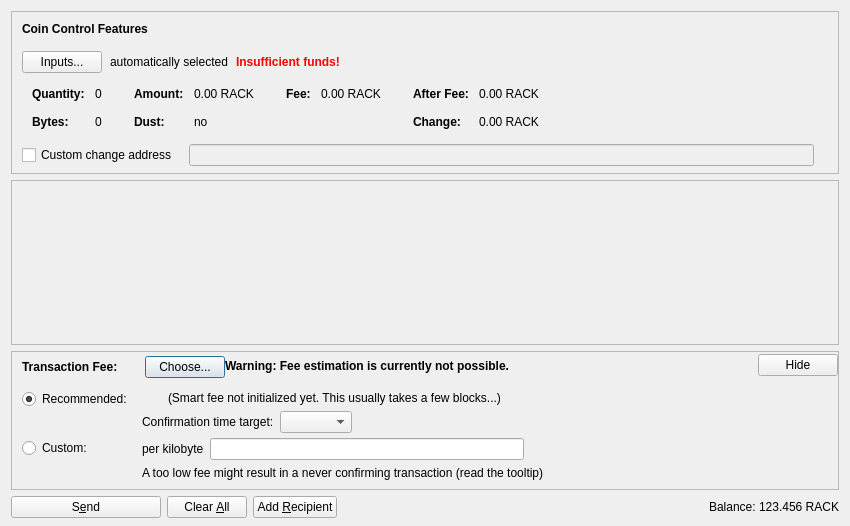
<?xml version="1.0" encoding="UTF-8"?>
<ui version="4.0">
 <class>SendCoinsDialog</class>
 <widget class="QDialog" name="SendCoinsDialog">
  <property name="geometry">
   <rect>
    <x>0</x>
    <y>0</y>
    <width>850</width>
    <height>526</height>
   </rect>
  </property>
  <property name="windowTitle">
   <string>Send Coins</string>
  </property>
  <layout class="QVBoxLayout" name="verticalLayout" stretch="0,1,0,0">
   <property name="bottomMargin">
    <number>8</number>
   </property>
   <item>
    <widget class="QFrame" name="frameCoinControl">
     <property name="sizePolicy">
      <sizepolicy hsizetype="Expanding" vsizetype="Expanding">
       <horstretch>0</horstretch>
       <verstretch>0</verstretch>
      </sizepolicy>
     </property>
     <property name="maximumSize">
      <size>
       <width>16777215</width>
       <height>16777215</height>
      </size>
     </property>
     <property name="frameShape">
      <enum>QFrame::StyledPanel</enum>
     </property>
     <property name="frameShadow">
      <enum>QFrame::Sunken</enum>
     </property>
     <layout class="QVBoxLayout" name="verticalLayoutCoinControl2">
      <property name="spacing">
       <number>0</number>
      </property>
      <property name="leftMargin">
       <number>0</number>
      </property>
      <property name="topMargin">
       <number>0</number>
      </property>
      <property name="rightMargin">
       <number>0</number>
      </property>
      <property name="bottomMargin">
       <number>6</number>
      </property>
      <item>
       <layout class="QVBoxLayout" name="verticalLayoutCoinControl" stretch="0,0,0,0,1">
        <property name="spacing">
         <number>0</number>
        </property>
        <property name="leftMargin">
         <number>10</number>
        </property>
        <property name="topMargin">
         <number>10</number>
        </property>
        <item>
         <layout class="QHBoxLayout" name="horizontalLayoutCoinControl1">
          <property name="bottomMargin">
           <number>15</number>
          </property>
          <item>
           <widget class="QLabel" name="labelCoinControlFeatures">
            <property name="sizePolicy">
             <sizepolicy hsizetype="Preferred" vsizetype="Maximum">
              <horstretch>0</horstretch>
              <verstretch>0</verstretch>
             </sizepolicy>
            </property>
            <property name="font">
             <font>
              <weight>75</weight>
              <bold>true</bold>
             </font>
            </property>
            <property name="styleSheet">
             <string notr="true">font-weight:bold;</string>
            </property>
            <property name="text">
             <string>Coin Control Features</string>
            </property>
           </widget>
          </item>
         </layout>
        </item>
        <item>
         <layout class="QHBoxLayout" name="horizontalLayoutCoinControl2" stretch="0,0,0,0">
          <property name="spacing">
           <number>8</number>
          </property>
          <property name="bottomMargin">
           <number>10</number>
          </property>
          <item>
           <widget class="QPushButton" name="pushButtonCoinControl">
            <property name="styleSheet">
             <string notr="true"/>
            </property>
            <property name="text">
             <string>Inputs...</string>
            </property>
            <property name="autoDefault">
             <bool>false</bool>
            </property>
           </widget>
          </item>
          <item>
           <widget class="QLabel" name="labelCoinControlAutomaticallySelected">
            <property name="text">
             <string>automatically selected</string>
            </property>
            <property name="margin">
             <number>5</number>
            </property>
           </widget>
          </item>
          <item>
           <widget class="QLabel" name="labelCoinControlInsuffFunds">
            <property name="font">
             <font>
              <weight>75</weight>
              <bold>true</bold>
             </font>
            </property>
            <property name="styleSheet">
             <string notr="true">color:red;font-weight:bold;</string>
            </property>
            <property name="text">
             <string>Insufficient funds!</string>
            </property>
            <property name="margin">
             <number>5</number>
            </property>
           </widget>
          </item>
          <item>
           <spacer name="horizontalSpacerCoinControl">
            <property name="orientation">
             <enum>Qt::Horizontal</enum>
            </property>
            <property name="sizeHint" stdset="0">
             <size>
              <width>40</width>
              <height>1</height>
             </size>
            </property>
           </spacer>
          </item>
         </layout>
        </item>
        <item>
         <widget class="QWidget" name="widgetCoinControl" native="true">
          <property name="sizePolicy">
           <sizepolicy hsizetype="Preferred" vsizetype="Preferred">
            <horstretch>0</horstretch>
            <verstretch>0</verstretch>
           </sizepolicy>
          </property>
          <property name="minimumSize">
           <size>
            <width>0</width>
            <height>0</height>
           </size>
          </property>
          <property name="styleSheet">
           <string notr="true"/>
          </property>
          <layout class="QHBoxLayout" name="horizontalLayoutCoinControl5">
           <property name="leftMargin">
            <number>0</number>
           </property>
           <property name="topMargin">
            <number>0</number>
           </property>
           <property name="rightMargin">
            <number>0</number>
           </property>
           <property name="bottomMargin">
            <number>0</number>
           </property>
           <item>
            <layout class="QHBoxLayout" name="horizontalLayoutCoinControl3" stretch="0,0,0,1">
             <property name="spacing">
              <number>20</number>
             </property>
             <property name="topMargin">
              <number>0</number>
             </property>
             <property name="bottomMargin">
              <number>10</number>
             </property>
             <item>
              <layout class="QFormLayout" name="formLayoutCoinControl1">
               <property name="horizontalSpacing">
                <number>10</number>
               </property>
               <property name="verticalSpacing">
                <number>14</number>
               </property>
               <property name="leftMargin">
                <number>10</number>
               </property>
               <property name="topMargin">
                <number>4</number>
               </property>
               <property name="rightMargin">
                <number>6</number>
               </property>
               <item row="0" column="0">
                <widget class="QLabel" name="labelCoinControlQuantityText">
                 <property name="font">
                  <font>
                   <weight>75</weight>
                   <bold>true</bold>
                  </font>
                 </property>
                 <property name="text">
                  <string>Quantity:</string>
                 </property>
                 <property name="margin">
                  <number>0</number>
                 </property>
                </widget>
               </item>
               <item row="0" column="1">
                <widget class="QLabel" name="labelCoinControlQuantity">
                 <property name="cursor">
                  <cursorShape>IBeamCursor</cursorShape>
                 </property>
                 <property name="contextMenuPolicy">
                  <enum>Qt::ActionsContextMenu</enum>
                 </property>
                 <property name="text">
                  <string notr="true">0</string>
                 </property>
                 <property name="margin">
                  <number>0</number>
                 </property>
                 <property name="textInteractionFlags">
                  <set>Qt::LinksAccessibleByMouse|Qt::TextSelectableByKeyboard|Qt::TextSelectableByMouse</set>
                 </property>
                </widget>
               </item>
               <item row="1" column="0">
                <widget class="QLabel" name="labelCoinControlBytesText">
                 <property name="font">
                  <font>
                   <weight>75</weight>
                   <bold>true</bold>
                  </font>
                 </property>
                 <property name="text">
                  <string>Bytes:</string>
                 </property>
                </widget>
               </item>
               <item row="1" column="1">
                <widget class="QLabel" name="labelCoinControlBytes">
                 <property name="cursor">
                  <cursorShape>IBeamCursor</cursorShape>
                 </property>
                 <property name="contextMenuPolicy">
                  <enum>Qt::ActionsContextMenu</enum>
                 </property>
                 <property name="text">
                  <string notr="true">0</string>
                 </property>
                 <property name="textInteractionFlags">
                  <set>Qt::LinksAccessibleByMouse|Qt::TextSelectableByKeyboard|Qt::TextSelectableByMouse</set>
                 </property>
                </widget>
               </item>
              </layout>
             </item>
             <item>
              <layout class="QFormLayout" name="formLayoutCoinControl2">
               <property name="horizontalSpacing">
                <number>10</number>
               </property>
               <property name="verticalSpacing">
                <number>14</number>
               </property>
               <property name="leftMargin">
                <number>6</number>
               </property>
               <property name="topMargin">
                <number>4</number>
               </property>
               <property name="rightMargin">
                <number>6</number>
               </property>
               <item row="0" column="0">
                <widget class="QLabel" name="labelCoinControlAmountText">
                 <property name="font">
                  <font>
                   <weight>75</weight>
                   <bold>true</bold>
                  </font>
                 </property>
                 <property name="text">
                  <string>Amount:</string>
                 </property>
                 <property name="margin">
                  <number>0</number>
                 </property>
                </widget>
               </item>
               <item row="0" column="1">
                <widget class="QLabel" name="labelCoinControlAmount">
                 <property name="cursor">
                  <cursorShape>IBeamCursor</cursorShape>
                 </property>
                 <property name="contextMenuPolicy">
                  <enum>Qt::ActionsContextMenu</enum>
                 </property>
                 <property name="text">
                  <string notr="true">0.00 RACK</string>
                 </property>
                 <property name="textInteractionFlags">
                  <set>Qt::LinksAccessibleByMouse|Qt::TextSelectableByKeyboard|Qt::TextSelectableByMouse</set>
                 </property>
                </widget>
               </item>
               <item row="1" column="0">
                <widget class="QLabel" name="labelCoinControlLowOutputText">
                 <property name="font">
                  <font>
                   <weight>75</weight>
                   <bold>true</bold>
                  </font>
                 </property>
                 <property name="text">
                  <string>Dust:</string>
                 </property>
                </widget>
               </item>
               <item row="1" column="1">
                <widget class="QLabel" name="labelCoinControlLowOutput">
                 <property name="cursor">
                  <cursorShape>IBeamCursor</cursorShape>
                 </property>
                 <property name="contextMenuPolicy">
                  <enum>Qt::ActionsContextMenu</enum>
                 </property>
                 <property name="text">
                  <string notr="true">no</string>
                 </property>
                 <property name="textInteractionFlags">
                  <set>Qt::LinksAccessibleByMouse|Qt::TextSelectableByKeyboard|Qt::TextSelectableByMouse</set>
                 </property>
                </widget>
               </item>
              </layout>
             </item>
             <item>
              <layout class="QFormLayout" name="formLayoutCoinControl3">
               <property name="horizontalSpacing">
                <number>10</number>
               </property>
               <property name="verticalSpacing">
                <number>14</number>
               </property>
               <property name="leftMargin">
                <number>6</number>
               </property>
               <property name="topMargin">
                <number>4</number>
               </property>
               <property name="rightMargin">
                <number>6</number>
               </property>
               <item row="0" column="0">
                <widget class="QLabel" name="labelCoinControlFeeText">
                 <property name="font">
                  <font>
                   <weight>75</weight>
                   <bold>true</bold>
                  </font>
                 </property>
                 <property name="text">
                  <string>Fee:</string>
                 </property>
                 <property name="margin">
                  <number>0</number>
                 </property>
                </widget>
               </item>
               <item row="0" column="1">
                <widget class="QLabel" name="labelCoinControlFee">
                 <property name="cursor">
                  <cursorShape>IBeamCursor</cursorShape>
                 </property>
                 <property name="contextMenuPolicy">
                  <enum>Qt::ActionsContextMenu</enum>
                 </property>
                 <property name="text">
                  <string notr="true">0.00 RACK</string>
                 </property>
                 <property name="textInteractionFlags">
                  <set>Qt::LinksAccessibleByMouse|Qt::TextSelectableByKeyboard|Qt::TextSelectableByMouse</set>
                 </property>
                </widget>
               </item>
              </layout>
             </item>
             <item>
              <layout class="QFormLayout" name="formLayoutCoinControl4">
               <property name="horizontalSpacing">
                <number>10</number>
               </property>
               <property name="verticalSpacing">
                <number>14</number>
               </property>
               <property name="leftMargin">
                <number>6</number>
               </property>
               <property name="topMargin">
                <number>4</number>
               </property>
               <property name="rightMargin">
                <number>6</number>
               </property>
               <item row="0" column="0">
                <widget class="QLabel" name="labelCoinControlAfterFeeText">
                 <property name="font">
                  <font>
                   <weight>75</weight>
                   <bold>true</bold>
                  </font>
                 </property>
                 <property name="text">
                  <string>After Fee:</string>
                 </property>
                 <property name="margin">
                  <number>0</number>
                 </property>
                </widget>
               </item>
               <item row="0" column="1">
                <widget class="QLabel" name="labelCoinControlAfterFee">
                 <property name="cursor">
                  <cursorShape>IBeamCursor</cursorShape>
                 </property>
                 <property name="contextMenuPolicy">
                  <enum>Qt::ActionsContextMenu</enum>
                 </property>
                 <property name="text">
                  <string notr="true">0.00 RACK</string>
                 </property>
                 <property name="textInteractionFlags">
                  <set>Qt::LinksAccessibleByMouse|Qt::TextSelectableByKeyboard|Qt::TextSelectableByMouse</set>
                 </property>
                </widget>
               </item>
               <item row="1" column="0">
                <widget class="QLabel" name="labelCoinControlChangeText">
                 <property name="font">
                  <font>
                   <weight>75</weight>
                   <bold>true</bold>
                  </font>
                 </property>
                 <property name="text">
                  <string>Change:</string>
                 </property>
                </widget>
               </item>
               <item row="1" column="1">
                <widget class="QLabel" name="labelCoinControlChange">
                 <property name="cursor">
                  <cursorShape>IBeamCursor</cursorShape>
                 </property>
                 <property name="contextMenuPolicy">
                  <enum>Qt::ActionsContextMenu</enum>
                 </property>
                 <property name="text">
                  <string notr="true">0.00 RACK</string>
                 </property>
                 <property name="textInteractionFlags">
                  <set>Qt::LinksAccessibleByMouse|Qt::TextSelectableByKeyboard|Qt::TextSelectableByMouse</set>
                 </property>
                </widget>
               </item>
              </layout>
             </item>
            </layout>
           </item>
          </layout>
         </widget>
        </item>
        <item>
         <layout class="QHBoxLayout" name="horizontalLayoutCoinControl4" stretch="0,0,0">
          <property name="spacing">
           <number>12</number>
          </property>
          <property name="sizeConstraint">
           <enum>QLayout::SetDefaultConstraint</enum>
          </property>
          <property name="topMargin">
           <number>5</number>
          </property>
          <property name="rightMargin">
           <number>5</number>
          </property>
          <item>
           <widget class="QCheckBox" name="checkBoxCoinControlChange">
            <property name="toolTip">
             <string>If this is activated, but the change address is empty or invalid, change will be sent to a newly generated address.</string>
            </property>
            <property name="text">
             <string>Custom change address</string>
            </property>
           </widget>
          </item>
          <item>
           <widget class="QValidatedLineEdit" name="lineEditCoinControlChange">
            <property name="enabled">
             <bool>false</bool>
            </property>
            <property name="sizePolicy">
             <sizepolicy hsizetype="Expanding" vsizetype="Fixed">
              <horstretch>0</horstretch>
              <verstretch>0</verstretch>
             </sizepolicy>
            </property>
           </widget>
          </item>
          <item>
           <widget class="QLabel" name="labelCoinControlChangeLabel">
            <property name="sizePolicy">
             <sizepolicy hsizetype="Preferred" vsizetype="Expanding">
              <horstretch>0</horstretch>
              <verstretch>0</verstretch>
             </sizepolicy>
            </property>
            <property name="minimumSize">
             <size>
              <width>0</width>
              <height>0</height>
             </size>
            </property>
            <property name="text">
             <string/>
            </property>
            <property name="margin">
             <number>3</number>
            </property>
           </widget>
          </item>
         </layout>
        </item>
        <item>
         <spacer name="verticalSpacerCoinControl">
          <property name="orientation">
           <enum>Qt::Vertical</enum>
          </property>
          <property name="sizeHint" stdset="0">
           <size>
            <width>800</width>
            <height>1</height>
           </size>
          </property>
         </spacer>
        </item>
       </layout>
      </item>
     </layout>
    </widget>
   </item>
   <item>
    <widget class="QScrollArea" name="scrollArea">
     <property name="widgetResizable">
      <bool>true</bool>
     </property>
     <widget class="QWidget" name="scrollAreaWidgetContents">
      <property name="geometry">
       <rect>
        <x>0</x>
        <y>0</y>
        <width>830</width>
        <height>104</height>
       </rect>
      </property>
      <layout class="QVBoxLayout" name="verticalLayout_2" stretch="0,1">
       <property name="leftMargin">
        <number>0</number>
       </property>
       <property name="topMargin">
        <number>0</number>
       </property>
       <property name="rightMargin">
        <number>0</number>
       </property>
       <property name="bottomMargin">
        <number>0</number>
       </property>
       <item>
        <layout class="QVBoxLayout" name="entries">
         <property name="spacing">
          <number>6</number>
         </property>
        </layout>
       </item>
       <item>
        <spacer name="verticalSpacer">
         <property name="orientation">
          <enum>Qt::Vertical</enum>
         </property>
         <property name="sizeHint" stdset="0">
          <size>
           <width>20</width>
           <height>40</height>
          </size>
         </property>
        </spacer>
       </item>
      </layout>
     </widget>
    </widget>
   </item>
   <item>
    <widget class="QFrame" name="frameFee">
     <property name="sizePolicy">
      <sizepolicy hsizetype="Expanding" vsizetype="Expanding">
       <horstretch>0</horstretch>
       <verstretch>0</verstretch>
      </sizepolicy>
     </property>
     <property name="maximumSize">
      <size>
       <width>16777215</width>
       <height>16777215</height>
      </size>
     </property>
     <property name="frameShape">
      <enum>QFrame::StyledPanel</enum>
     </property>
     <property name="frameShadow">
      <enum>QFrame::Sunken</enum>
     </property>
     <layout class="QVBoxLayout" name="verticalLayoutFee1">
      <property name="spacing">
       <number>0</number>
      </property>
      <property name="leftMargin">
       <number>0</number>
      </property>
      <property name="topMargin">
       <number>0</number>
      </property>
      <property name="rightMargin">
       <number>0</number>
      </property>
      <property name="bottomMargin">
       <number>0</number>
      </property>
      <item>
       <layout class="QVBoxLayout" name="verticalLayoutFee2" stretch="0,0,0">
        <property name="spacing">
         <number>0</number>
        </property>
        <property name="leftMargin">
         <number>10</number>
        </property>
        <property name="topMargin">
         <number>0</number>
        </property>
        <item>
         <layout class="QHBoxLayout" name="horizontalLayoutFee1">
          <property name="bottomMargin">
           <number>0</number>
          </property>
          <item>
           <layout class="QVBoxLayout" name="verticalLayoutFee7">
            <property name="spacing">
             <number>0</number>
            </property>
            <item>
             <spacer name="verticalSpacerSmartFee">
              <property name="orientation">
               <enum>Qt::Vertical</enum>
              </property>
              <property name="sizeType">
               <enum>QSizePolicy::Fixed</enum>
              </property>
              <property name="sizeHint" stdset="0">
               <size>
                <width>1</width>
                <height>4</height>
               </size>
              </property>
             </spacer>
            </item>
            <item>
             <layout class="QHBoxLayout" name="horizontalLayoutSmartFee">
              <property name="spacing">
               <number>10</number>
              </property>
              <item>
               <widget class="QLabel" name="labelFeeHeadline">
                <property name="sizePolicy">
                 <sizepolicy hsizetype="Preferred" vsizetype="Maximum">
                  <horstretch>0</horstretch>
                  <verstretch>0</verstretch>
                 </sizepolicy>
                </property>
                <property name="font">
                 <font>
                  <weight>75</weight>
                  <bold>true</bold>
                 </font>
                </property>
                <property name="styleSheet">
                 <string notr="true">font-weight:bold;</string>
                </property>
                <property name="text">
                 <string>Transaction Fee:</string>
                </property>
               </widget>
              </item>
              <item>
               <widget class="QLabel" name="labelFeeMinimized">
                <property name="text">
                 <string/>
                </property>
               </widget>
              </item>
              <item>
               <widget class="QPushButton" name="buttonChooseFee">
                <property name="text">
                 <string>Choose...</string>
                </property>
               </widget>
              </item>
             </layout>
            </item>
            <item>
             <spacer name="verticalSpacer_5">
              <property name="orientation">
               <enum>Qt::Vertical</enum>
              </property>
              <property name="sizeHint" stdset="0">
               <size>
                <width>1</width>
                <height>1</height>
               </size>
              </property>
             </spacer>
            </item>
           </layout>
          </item>
          <item>
           <widget class="QLabel" name="fallbackFeeWarningLabel">
            <property name="toolTip">
             <string>Using the fallbackfee can result in sending a transaction that will take several hours or days (or never) to confirm. Consider choosing your fee manually or wait until you have validated the complete chain.</string>
            </property>
            <property name="font">
            <font>
                <weight>75</weight>
                <bold>true</bold>
            </font>
            </property>
            <property name="text">
             <string>Warning: Fee estimation is currently not possible.</string>
            </property>
            <property name="wordWrap">
             <bool>false</bool>
            </property>
           </widget>
          </item>
          <item>
           <spacer name="horizontalSpacer_4">
            <property name="orientation">
             <enum>Qt::Horizontal</enum>
            </property>
            <property name="sizeType">
             <enum>QSizePolicy::MinimumExpanding</enum>
            </property>
            <property name="sizeHint" stdset="0">
             <size>
              <width>40</width>
              <height>20</height>
             </size>
            </property>
           </spacer>
          </item>
          <item>
           <widget class="QPushButton" name="buttonMinimizeFee">
            <property name="toolTip">
             <string>collapse fee-settings</string>
            </property>
            <property name="text">
             <string>Hide</string>
            </property>
           </widget>
          </item>
         </layout>
        </item>
        <item>
         <widget class="QFrame" name="frameFeeSelection">
          <layout class="QVBoxLayout" name="verticalLayoutFee12">
           <property name="spacing">
            <number>0</number>
           </property>
           <property name="leftMargin">
            <number>0</number>
           </property>
           <property name="topMargin">
            <number>0</number>
           </property>
           <property name="rightMargin">
            <number>0</number>
           </property>
           <property name="bottomMargin">
            <number>0</number>
           </property>
           <item>
            <layout class="QGridLayout" name="gridLayoutFee">
             <property name="topMargin">
              <number>10</number>
             </property>
             <property name="bottomMargin">
              <number>4</number>
             </property>
             <property name="horizontalSpacing">
              <number>10</number>
             </property>
             <property name="verticalSpacing">
              <number>4</number>
             </property>
             <item row="1" column="1">
              <layout class="QVBoxLayout" name="verticalLayoutFee8">
               <property name="spacing">
                <number>6</number>
               </property>
               <item>
                <layout class="QHBoxLayout" name="horizontalLayoutFee13">
                 <item>
                  <widget class="QLabel" name="labelCustomPerKilobyte">
                   <property name="toolTip">
                    <string>Specify a custom fee per kB (1,000 bytes) of the transaction's virtual size.

Note:  Since the fee is calculated on a per-byte basis, a fee of "100 satoshis per kB" for a transaction size of 500 bytes (half of 1 kB) would ultimately yield a fee of only 50 satoshis.</string>
                   </property>
                   <property name="text">
                    <string>per kilobyte</string>
                   </property>
                  </widget>
                 </item>
                 <item>
                  <widget class="BitcoinAmountField" name="customFee"/>
                 </item>
                 <item>
                  <spacer name="horizontalSpacer_6">
                   <property name="orientation">
                    <enum>Qt::Horizontal</enum>
                   </property>
                   <property name="sizeHint" stdset="0">
                    <size>
                     <width>1</width>
                     <height>1</height>
                    </size>
                   </property>
                  </spacer>
                 </item>
                </layout>
               </item>
               <item>
                <layout class="QHBoxLayout" name="horizontalLayoutFee8">
                 <item>
                  <widget class="QLabel" name="labelCustomFeeWarning">
                   <property name="enabled">
                    <bool>true</bool>
                   </property>
                   <property name="toolTip">
                    <string>When there is less transaction volume than space in the blocks, miners as well as relaying nodes may enforce a minimum fee. Paying only this minimum fee is just fine, but be aware that this can result in a never confirming transaction once there is more demand for rackcoin transactions than the network can process.</string>
                   </property>
                   <property name="text">
                    <string>A too low fee might result in a never confirming transaction (read the tooltip)</string>
                   </property>
                  </widget>
                 </item>
                 <item>
                  <spacer name="horizontalSpacer_2">
                   <property name="orientation">
                    <enum>Qt::Horizontal</enum>
                   </property>
                   <property name="sizeHint" stdset="0">
                    <size>
                     <width>1</width>
                     <height>1</height>
                    </size>
                   </property>
                  </spacer>
                 </item>
                </layout>
               </item>
              </layout>
             </item>
             <item row="0" column="0">
              <layout class="QVBoxLayout" name="verticalLayoutFee4" stretch="0,1">
               <item>
                <widget class="QRadioButton" name="radioSmartFee">
                 <property name="text">
                  <string>Recommended:</string>
                 </property>
                 <property name="checked">
                  <bool>true</bool>
                 </property>
                 <attribute name="buttonGroup">
                  <string notr="true">groupFee</string>
                 </attribute>
                </widget>
               </item>
               <item>
                <spacer name="verticalSpacer_2">
                 <property name="orientation">
                  <enum>Qt::Vertical</enum>
                 </property>
                 <property name="sizeHint" stdset="0">
                  <size>
                   <width>1</width>
                   <height>1</height>
                  </size>
                 </property>
                </spacer>
               </item>
              </layout>
             </item>
             <item row="1" column="0">
              <layout class="QVBoxLayout" name="verticalLayoutFee9" stretch="0,1">
               <item>
                <widget class="QRadioButton" name="radioCustomFee">
                 <property name="text">
                  <string>Custom:</string>
                 </property>
                 <attribute name="buttonGroup">
                  <string notr="true">groupFee</string>
                 </attribute>
                </widget>
               </item>
               <item>
                <spacer name="verticalSpacer_6">
                 <property name="orientation">
                  <enum>Qt::Vertical</enum>
                 </property>
                 <property name="sizeHint" stdset="0">
                  <size>
                   <width>1</width>
                   <height>1</height>
                  </size>
                 </property>
                </spacer>
               </item>
              </layout>
             </item>
             <item row="0" column="1">
              <layout class="QVBoxLayout" name="verticalLayoutFee3" stretch="0,0,1">
               <property name="spacing">
                <number>6</number>
               </property>
               <property name="topMargin">
                <number>2</number>
               </property>
               <item>
                <layout class="QHBoxLayout" name="horizontalLayoutFee12">
                 <item>
                  <widget class="QLabel" name="labelSmartFee">
                   <property name="text">
                    <string/>
                   </property>
                  </widget>
                 </item>
                 <item>
                  <widget class="QLabel" name="labelFeeEstimation">
                   <property name="text">
                    <string/>
                   </property>
                  </widget>
                 </item>
                 <item>
                  <widget class="QLabel" name="labelSmartFee2">
                   <property name="text">
                    <string>(Smart fee not initialized yet. This usually takes a few blocks...)</string>
                   </property>
                  </widget>
                 </item>
                 <item>
                  <spacer name="horizontalSpacer_5">
                   <property name="orientation">
                    <enum>Qt::Horizontal</enum>
                   </property>
                   <property name="sizeHint" stdset="0">
                    <size>
                     <width>1</width>
                     <height>1</height>
                    </size>
                   </property>
                  </spacer>
                 </item>
                </layout>
               </item>
               <item>
                <layout class="QHBoxLayout" name="horizontalLayoutFee9">
                 <item>
                  <layout class="QVBoxLayout" name="verticalLayoutFee6">
                   <item>
                    <widget class="QLabel" name="labelSmartFee3">
                     <property name="text">
                      <string>Confirmation time target:</string>
                     </property>
                    </widget>
                   </item>
                  </layout>
                 </item>
                 <item>
                  <layout class="QVBoxLayout" name="verticalLayoutFee5">
                   <property name="rightMargin">
                    <number>30</number>
                   </property>
                   <item>
                    <layout class="QHBoxLayout" name="horizontalLayoutConfTarget">
                     <property name="bottomMargin">
                      <number>0</number>
                     </property>
                     <item>
                      <widget class="QComboBox" name="confTargetSelector"/>
                     </item>
                     <item>
                      <spacer name="horizontalSpacerConfTarget">
                       <property name="orientation">
                        <enum>Qt::Horizontal</enum>
                       </property>
                       <property name="sizeHint" stdset="0">
                        <size>
                         <width>40</width>
                         <height>20</height>
                        </size>
                       </property>
                      </spacer>
                     </item>
                    </layout>
                   </item>
                  </layout>
                 </item>
                </layout>
               </item>
               <item>
                <spacer name="verticalSpacer_4">
                 <property name="orientation">
                  <enum>Qt::Vertical</enum>
                 </property>
                 <property name="sizeHint" stdset="0">
                  <size>
                   <width>1</width>
                   <height>1</height>
                  </size>
                 </property>
                </spacer>
               </item>
              </layout>
             </item>
            </layout>
           </item>
          </layout>
         </widget>
        </item>
        <item>
         <spacer name="verticalSpacerFee">
          <property name="orientation">
           <enum>Qt::Vertical</enum>
          </property>
          <property name="sizeHint" stdset="0">
           <size>
            <width>40</width>
            <height>5</height>
           </size>
          </property>
         </spacer>
        </item>
       </layout>
      </item>
     </layout>
    </widget>
   </item>
   <item>
    <layout class="QHBoxLayout" name="horizontalLayout">
     <item>
      <widget class="QPushButton" name="sendButton">
       <property name="minimumSize">
        <size>
         <width>150</width>
         <height>0</height>
        </size>
       </property>
       <property name="toolTip">
        <string>Confirm the send action</string>
       </property>
       <property name="text">
        <string>S&amp;end</string>
       </property>
       <property name="icon">
        <iconset resource="../bitcoin.qrc">
         <normaloff>:/icons/send</normaloff>:/icons/send</iconset>
       </property>
       <property name="autoDefault">
        <bool>false</bool>
       </property>
       <property name="default">
        <bool>false</bool>
       </property>
      </widget>
     </item>
     <item>
      <widget class="QPushButton" name="clearButton">
       <property name="sizePolicy">
        <sizepolicy hsizetype="Minimum" vsizetype="Fixed">
         <horstretch>0</horstretch>
         <verstretch>0</verstretch>
        </sizepolicy>
       </property>
       <property name="toolTip">
        <string>Clear all fields of the form.</string>
       </property>
       <property name="text">
        <string>Clear &amp;All</string>
       </property>
       <property name="icon">
        <iconset resource="../bitcoin.qrc">
         <normaloff>:/icons/remove</normaloff>:/icons/remove</iconset>
       </property>
       <property name="autoDefault">
        <bool>false</bool>
       </property>
      </widget>
     </item>
     <item>
      <widget class="QPushButton" name="addButton">
       <property name="toolTip">
        <string>Send to multiple recipients at once</string>
       </property>
       <property name="text">
        <string>Add &amp;Recipient</string>
       </property>
       <property name="icon">
        <iconset resource="../bitcoin.qrc">
         <normaloff>:/icons/add</normaloff>:/icons/add</iconset>
       </property>
       <property name="autoDefault">
        <bool>false</bool>
       </property>
      </widget>
     </item>
     <item>
      <spacer name="horizontalSpacer">
       <property name="orientation">
        <enum>Qt::Horizontal</enum>
       </property>
       <property name="sizeHint" stdset="0">
        <size>
         <width>40</width>
         <height>20</height>
        </size>
       </property>
      </spacer>
     </item>
     <item>
      <layout class="QHBoxLayout" name="horizontalLayout_2">
       <property name="spacing">
        <number>3</number>
       </property>
       <item>
        <widget class="QLabel" name="label">
         <property name="sizePolicy">
          <sizepolicy hsizetype="Preferred" vsizetype="Fixed">
           <horstretch>0</horstretch>
           <verstretch>0</verstretch>
          </sizepolicy>
         </property>
         <property name="text">
          <string>Balance:</string>
         </property>
        </widget>
       </item>
       <item>
        <widget class="QLabel" name="labelBalance">
         <property name="sizePolicy">
          <sizepolicy hsizetype="Preferred" vsizetype="Fixed">
           <horstretch>0</horstretch>
           <verstretch>0</verstretch>
          </sizepolicy>
         </property>
         <property name="cursor">
          <cursorShape>IBeamCursor</cursorShape>
         </property>
         <property name="text">
          <string notr="true">123.456 RACK</string>
         </property>
         <property name="textInteractionFlags">
          <set>Qt::LinksAccessibleByMouse|Qt::TextSelectableByKeyboard|Qt::TextSelectableByMouse</set>
         </property>
        </widget>
       </item>
      </layout>
     </item>
    </layout>
   </item>
  </layout>
 </widget>
 <customwidgets>
  <customwidget>
   <class>QValidatedLineEdit</class>
   <extends>QLineEdit</extends>
   <header>qt/qvalidatedlineedit.h</header>
  </customwidget>
  <customwidget>
   <class>BitcoinAmountField</class>
   <extends>QLineEdit</extends>
   <header>qt/bitcoinamountfield.h</header>
   <container>1</container>
  </customwidget>
 </customwidgets>
 <resources>
  <include location="../bitcoin.qrc"/>
 </resources>
 <connections/>
 <buttongroups>
  <buttongroup name="groupFee"/>
 </buttongroups>
</ui>
